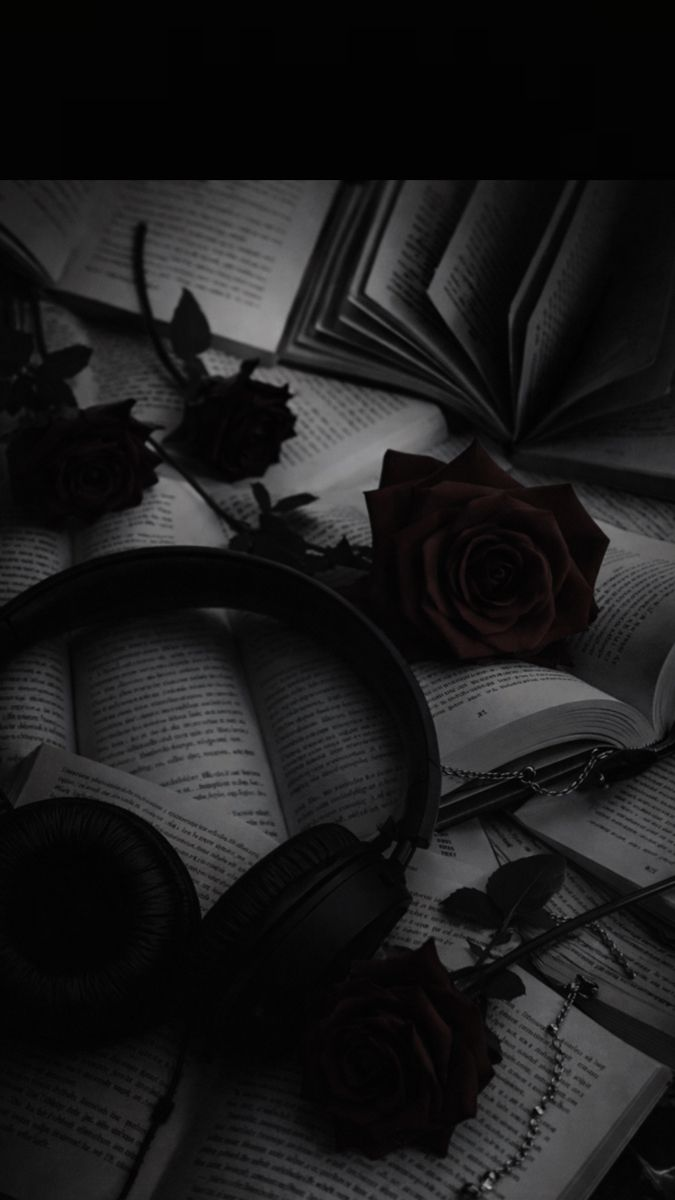
#> input picture Lab 07/vikas.jpg, 675 x 1200 px
$ jupyter execute CGIPLab07.ipynb
#> lines starting #> are read from the running program, lines starting #| are printed output that depends on the picture
[cell 1]
import cv2
import numpy as np
import matplotlib.pyplot as plt

# ------------------------------
# Load Image
# ------------------------------
image = cv2.imread("vikas.jpg")  # put your image path
#> image is the input picture: shape (1200, 675, 3); mean B, G, R 27.8, 27.5, 27.9
image = cv2.cvtColor(image, cv2.COLOR_BGR2RGB)

# ------------------------------
# Window Coordinates (User Input)

xw_min, yw_min = 0, 0
xw_max, yw_max = 1000, 1000

# Crop Window
window = image[yw_min:yw_max, xw_min:xw_max]
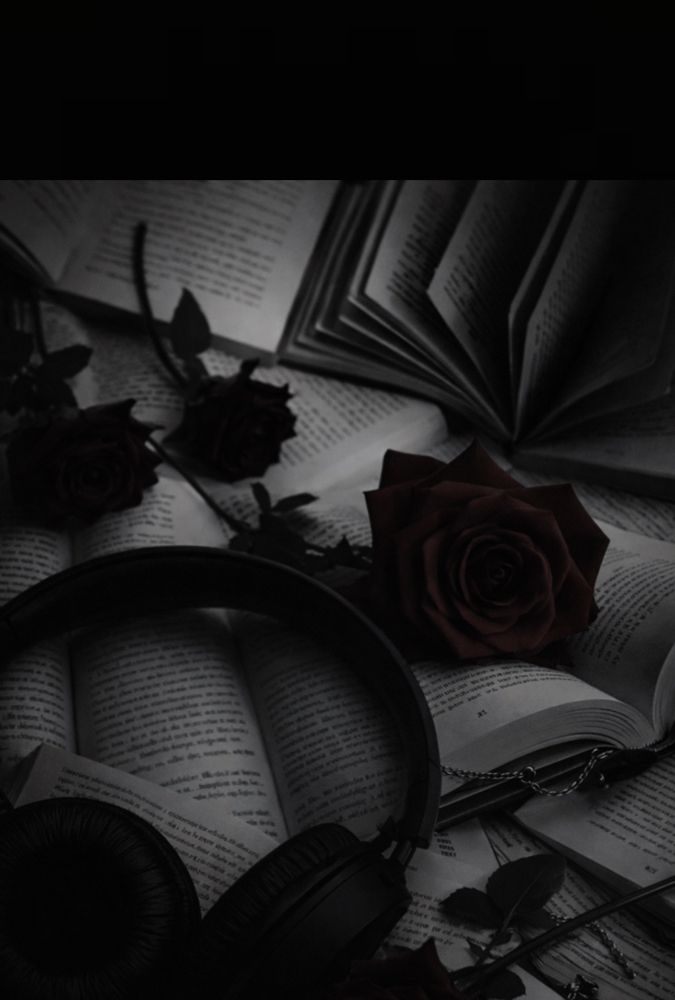
#> window: shape (1000, 675, 3); mean R, G, B 28, 27.6, 27.9


# Viewport Coordinates (User Input)

xv_min, yv_min = 0, 0
xv_max, yv_max = 400, 400

# Compute Width & Height

window_width = xw_max - xw_min
window_height = yw_max - yw_min

viewport_width = xv_max - xv_min
viewport_height = yv_max - yv_min

# Scaling Factors

Sx = viewport_width / window_width
Sy = viewport_height / window_height

print("Scaling Factors:")
print("Sx =", Sx)
print("Sy =", Sy)


# Resize Window to Viewport Size

resized = cv2.resize(window, (viewport_width, viewport_height))
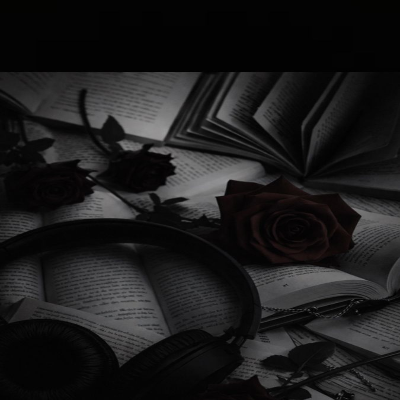
#> resized: shape (400, 400, 3); mean R, G, B 27.9, 27.5, 27.8


# Create Output Canvas

output = np.zeros((500, 500, 3), dtype=np.uint8)

# Place in viewport
output[yv_min:yv_max, xv_min:xv_max] = resized
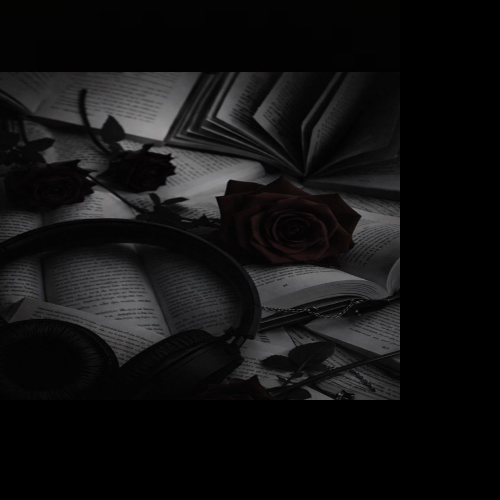
#> output: shape (500, 500, 3); mean R, G, B 17.9, 17.6, 17.8


# Display Results

plt.figure(figsize=(12, 4))

plt.subplot(1, 3, 1)
plt.imshow(image)
plt.title("Original Image")
plt.axis("off")

plt.subplot(1, 3, 2)
plt.imshow(window)
plt.title("Selected Window")
plt.axis("off")

plt.subplot(1, 3, 3)
plt.imshow(output)
plt.title("Viewport Mapping Output")
plt.axis("off")

plt.show()
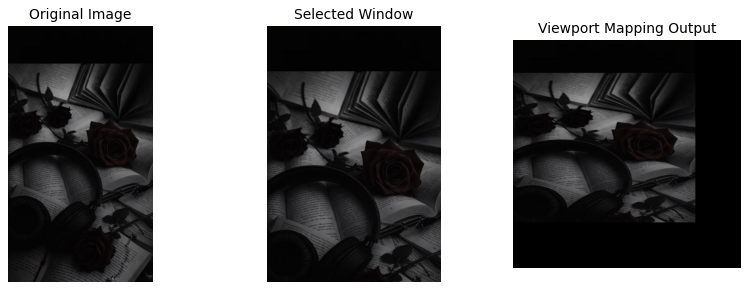
#> figure drawn by matplotlib, 3 panels
